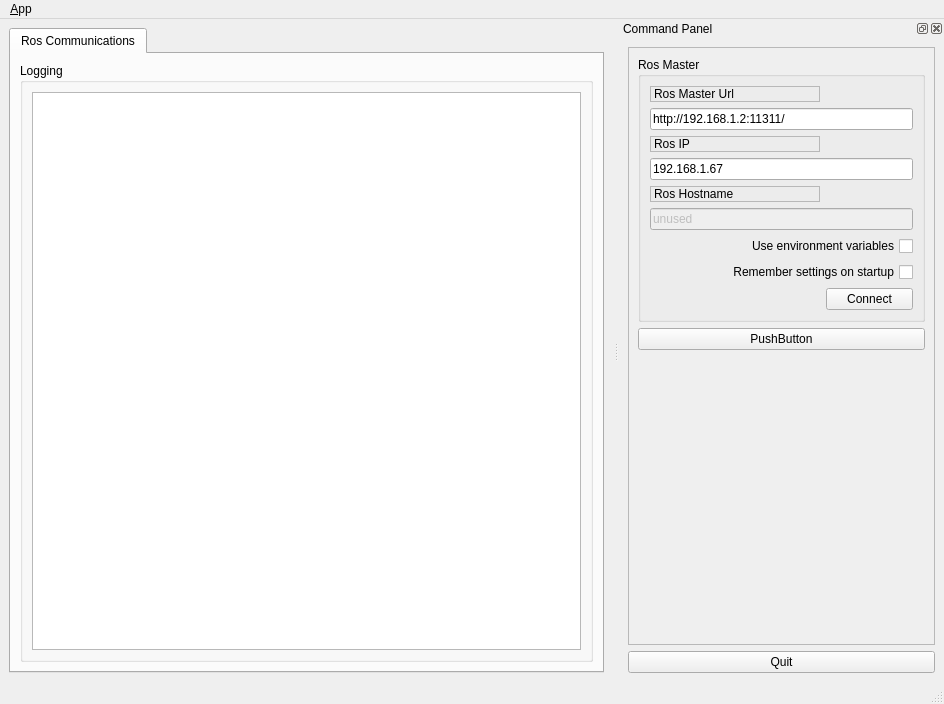
<?xml version="1.0" encoding="UTF-8"?>
<ui version="4.0">
 <class>MainWindowDesign</class>
 <widget class="QMainWindow" name="MainWindowDesign">
  <property name="geometry">
   <rect>
    <x>0</x>
    <y>0</y>
    <width>944</width>
    <height>704</height>
   </rect>
  </property>
  <property name="windowTitle">
   <string>QRosApp</string>
  </property>
  <property name="windowIcon">
   <iconset resource="../resources/images.qrc">
    <normaloff>:/images/icon.png</normaloff>:/images/icon.png</iconset>
  </property>
  <property name="locale">
   <locale language="English" country="Australia"/>
  </property>
  <widget class="QWidget" name="centralwidget">
   <layout class="QHBoxLayout">
    <item>
     <widget class="QTabWidget" name="tab_manager">
      <property name="minimumSize">
       <size>
        <width>100</width>
        <height>0</height>
       </size>
      </property>
      <property name="locale">
       <locale language="English" country="Australia"/>
      </property>
      <property name="currentIndex">
       <number>0</number>
      </property>
      <widget class="QWidget" name="tab_status">
       <attribute name="title">
        <string>Ros Communications</string>
       </attribute>
       <layout class="QVBoxLayout" name="verticalLayout_2">
        <item>
         <widget class="QGroupBox" name="groupBox_12">
          <property name="sizePolicy">
           <sizepolicy hsizetype="MinimumExpanding" vsizetype="Preferred">
            <horstretch>0</horstretch>
            <verstretch>0</verstretch>
           </sizepolicy>
          </property>
          <property name="title">
           <string>Logging</string>
          </property>
          <layout class="QGridLayout" name="gridLayout_3">
           <item row="0" column="0">
            <widget class="QListView" name="view_logging"/>
           </item>
          </layout>
         </widget>
        </item>
       </layout>
      </widget>
     </widget>
    </item>
   </layout>
  </widget>
  <widget class="QMenuBar" name="menubar">
   <property name="geometry">
    <rect>
     <x>0</x>
     <y>0</y>
     <width>944</width>
     <height>23</height>
    </rect>
   </property>
   <widget class="QMenu" name="menu_File">
    <property name="title">
     <string>&amp;App</string>
    </property>
    <addaction name="action_Preferences"/>
    <addaction name="separator"/>
    <addaction name="actionAbout"/>
    <addaction name="actionAbout_Qt"/>
    <addaction name="separator"/>
    <addaction name="action_Quit"/>
   </widget>
   <addaction name="menu_File"/>
  </widget>
  <widget class="QStatusBar" name="statusbar"/>
  <widget class="QDockWidget" name="dock_status">
   <property name="sizePolicy">
    <sizepolicy hsizetype="Minimum" vsizetype="Preferred">
     <horstretch>0</horstretch>
     <verstretch>0</verstretch>
    </sizepolicy>
   </property>
   <property name="minimumSize">
    <size>
     <width>325</width>
     <height>433</height>
    </size>
   </property>
   <property name="allowedAreas">
    <set>Qt::RightDockWidgetArea</set>
   </property>
   <property name="windowTitle">
    <string>Command Panel</string>
   </property>
   <attribute name="dockWidgetArea">
    <number>2</number>
   </attribute>
   <widget class="QWidget" name="dockWidgetContents_2">
    <layout class="QVBoxLayout" name="verticalLayout">
     <item>
      <widget class="QFrame" name="frame">
       <property name="sizePolicy">
        <sizepolicy hsizetype="Minimum" vsizetype="Preferred">
         <horstretch>0</horstretch>
         <verstretch>0</verstretch>
        </sizepolicy>
       </property>
       <property name="frameShape">
        <enum>QFrame::StyledPanel</enum>
       </property>
       <property name="frameShadow">
        <enum>QFrame::Raised</enum>
       </property>
       <layout class="QVBoxLayout" name="verticalLayout_3">
        <item>
         <widget class="QGroupBox" name="groupBox">
          <property name="title">
           <string>Ros Master</string>
          </property>
          <layout class="QGridLayout" name="gridLayout">
           <item row="0" column="0">
            <widget class="QLabel" name="label">
             <property name="frameShape">
              <enum>QFrame::StyledPanel</enum>
             </property>
             <property name="frameShadow">
              <enum>QFrame::Raised</enum>
             </property>
             <property name="text">
              <string>Ros Master Url</string>
             </property>
            </widget>
           </item>
           <item row="1" column="0" colspan="2">
            <widget class="QLineEdit" name="line_edit_master">
             <property name="text">
              <string>http://192.168.1.2:11311/</string>
             </property>
            </widget>
           </item>
           <item row="2" column="0">
            <widget class="QLabel" name="label_2">
             <property name="frameShape">
              <enum>QFrame::StyledPanel</enum>
             </property>
             <property name="frameShadow">
              <enum>QFrame::Raised</enum>
             </property>
             <property name="text">
              <string>Ros IP</string>
             </property>
            </widget>
           </item>
           <item row="3" column="0" colspan="2">
            <widget class="QLineEdit" name="line_edit_host">
             <property name="text">
              <string>192.168.1.67</string>
             </property>
            </widget>
           </item>
           <item row="4" column="0">
            <widget class="QLabel" name="label_3">
             <property name="frameShape">
              <enum>QFrame::StyledPanel</enum>
             </property>
             <property name="frameShadow">
              <enum>QFrame::Raised</enum>
             </property>
             <property name="text">
              <string>Ros Hostname</string>
             </property>
            </widget>
           </item>
           <item row="5" column="0" colspan="2">
            <widget class="QLineEdit" name="line_edit_topic">
             <property name="enabled">
              <bool>false</bool>
             </property>
             <property name="text">
              <string>unused</string>
             </property>
            </widget>
           </item>
           <item row="6" column="0" colspan="2">
            <widget class="QCheckBox" name="checkbox_use_environment">
             <property name="layoutDirection">
              <enum>Qt::RightToLeft</enum>
             </property>
             <property name="text">
              <string>Use environment variables</string>
             </property>
            </widget>
           </item>
           <item row="7" column="0" colspan="2">
            <widget class="QCheckBox" name="checkbox_remember_settings">
             <property name="layoutDirection">
              <enum>Qt::RightToLeft</enum>
             </property>
             <property name="text">
              <string>Remember settings on startup</string>
             </property>
            </widget>
           </item>
           <item row="8" column="0">
            <spacer name="horizontalSpacer">
             <property name="orientation">
              <enum>Qt::Horizontal</enum>
             </property>
             <property name="sizeHint" stdset="0">
              <size>
               <width>170</width>
               <height>21</height>
              </size>
             </property>
            </spacer>
           </item>
           <item row="8" column="1">
            <widget class="QPushButton" name="button_connect">
             <property name="enabled">
              <bool>true</bool>
             </property>
             <property name="sizePolicy">
              <sizepolicy hsizetype="MinimumExpanding" vsizetype="Fixed">
               <horstretch>0</horstretch>
               <verstretch>0</verstretch>
              </sizepolicy>
             </property>
             <property name="toolTip">
              <string>Set the target to the current joint trajectory state.</string>
             </property>
             <property name="statusTip">
              <string>Clear all waypoints and set the target to the current joint trajectory state.</string>
             </property>
             <property name="text">
              <string>Connect</string>
             </property>
            </widget>
           </item>
          </layout>
         </widget>
        </item>
        <item>
         <widget class="QPushButton" name="pushButton">
          <property name="text">
           <string>PushButton</string>
          </property>
         </widget>
        </item>
        <item>
         <spacer name="verticalSpacer_3">
          <property name="orientation">
           <enum>Qt::Vertical</enum>
          </property>
          <property name="sizeHint" stdset="0">
           <size>
            <width>20</width>
            <height>233</height>
           </size>
          </property>
         </spacer>
        </item>
       </layout>
      </widget>
     </item>
     <item>
      <widget class="QPushButton" name="quit_button">
       <property name="sizePolicy">
        <sizepolicy hsizetype="MinimumExpanding" vsizetype="Fixed">
         <horstretch>0</horstretch>
         <verstretch>0</verstretch>
        </sizepolicy>
       </property>
       <property name="text">
        <string>Quit</string>
       </property>
      </widget>
     </item>
    </layout>
   </widget>
  </widget>
  <action name="action_Quit">
   <property name="text">
    <string>&amp;Quit</string>
   </property>
   <property name="shortcut">
    <string>Ctrl+Q</string>
   </property>
   <property name="shortcutContext">
    <enum>Qt::ApplicationShortcut</enum>
   </property>
  </action>
  <action name="action_Preferences">
   <property name="text">
    <string>&amp;Preferences</string>
   </property>
  </action>
  <action name="actionAbout">
   <property name="text">
    <string>&amp;About</string>
   </property>
  </action>
  <action name="actionAbout_Qt">
   <property name="text">
    <string>About &amp;Qt</string>
   </property>
  </action>
 </widget>
 <resources>
  <include location="../resources/images.qrc"/>
 </resources>
 <connections>
  <connection>
   <sender>action_Quit</sender>
   <signal>triggered()</signal>
   <receiver>MainWindowDesign</receiver>
   <slot>close()</slot>
   <hints>
    <hint type="sourcelabel">
     <x>-1</x>
     <y>-1</y>
    </hint>
    <hint type="destinationlabel">
     <x>399</x>
     <y>299</y>
    </hint>
   </hints>
  </connection>
  <connection>
   <sender>quit_button</sender>
   <signal>clicked()</signal>
   <receiver>MainWindowDesign</receiver>
   <slot>close()</slot>
   <hints>
    <hint type="sourcelabel">
     <x>859</x>
     <y>552</y>
    </hint>
    <hint type="destinationlabel">
     <x>469</x>
     <y>299</y>
    </hint>
   </hints>
  </connection>
 </connections>
</ui>
